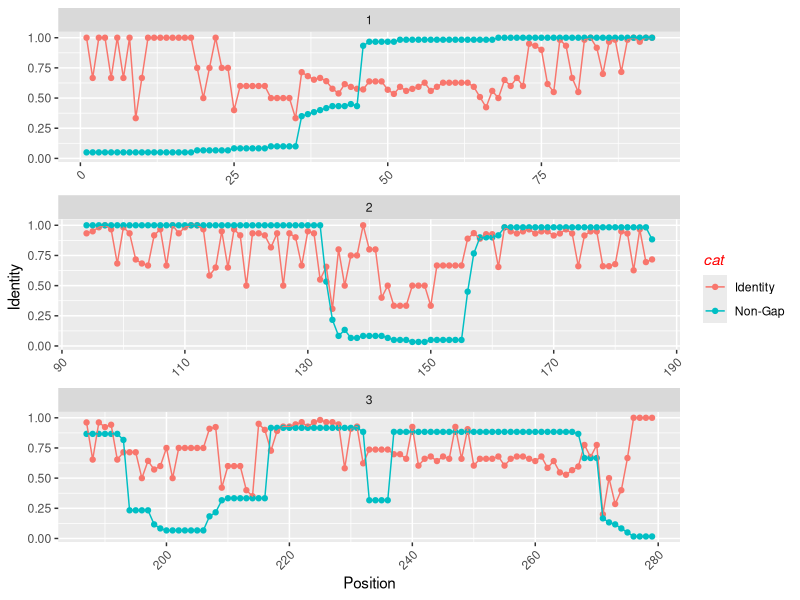

Source code (R):
install.packages("ggplot2")
install.packages("dplyr")
install.packages("tidyr")
library(ggplot2)
library(dplyr)
library(tidyr)

d <- read.table('identity.txt', sep='\t', h=T)
f <- read.table('numOfGaps.txt', sep='\t', h=F)

pdf ("conserved_area_identity.pdf", width=16, height=9)

head(d)

names(d) <- c('Pos', 'AA', 'value')
names(f) <- c('Pos', 'value')

f$AA = d$AA

head(d)
head(f)
f$value = (60- f$value)/60

d$cat = "Identity" 
f$cat = "Non-Gap"
m = rbind(d, f)

m$group <- as.numeric(cut(m$Pos, 3))

ggplot(data=m, aes(x=Pos , y=value, color= cat)) +
  xlab("Position")+ ylab("Identity")+ geom_point()+ geom_line(aes(color=cat)) +
  #scale_color_gradient(low="Orange", high = "Blue") + 
  theme(axis.text.x = element_text(angle = 45, vjust = 1, hjust=1)) + 
  theme(legend.title = element_text(colour="Red", size=11, face="italic")) +
  facet_wrap(~group, ncol = 1, scales = "free_x")


dev.off()